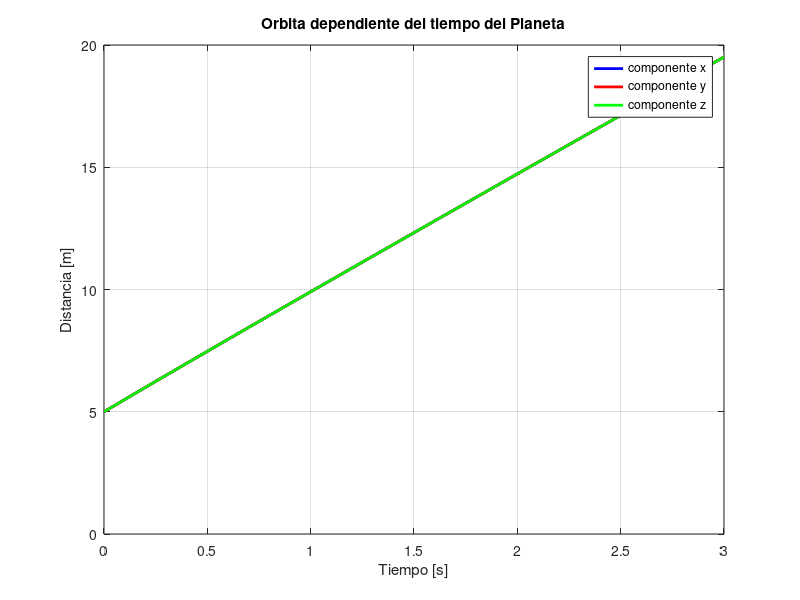
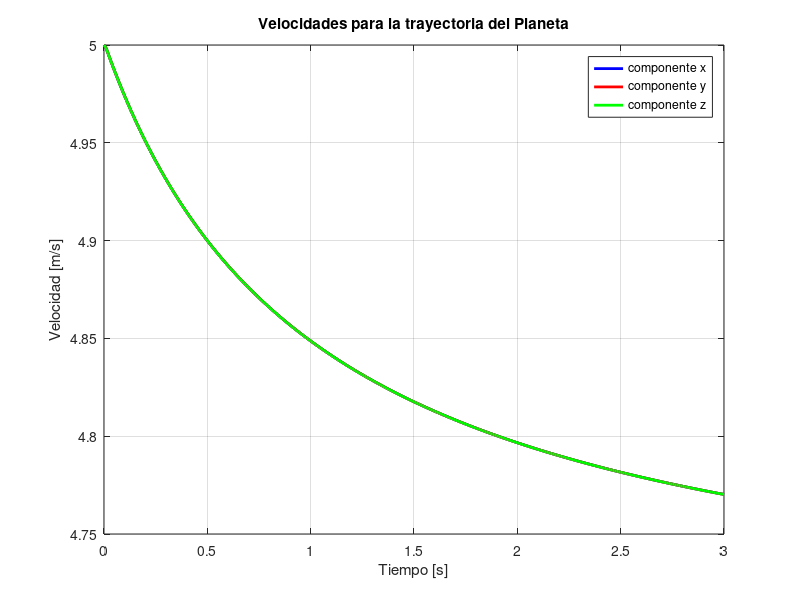
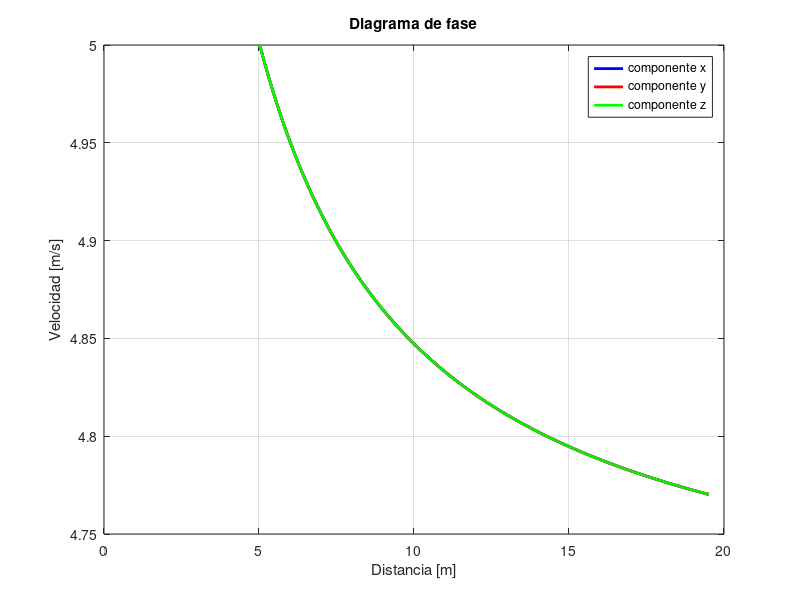
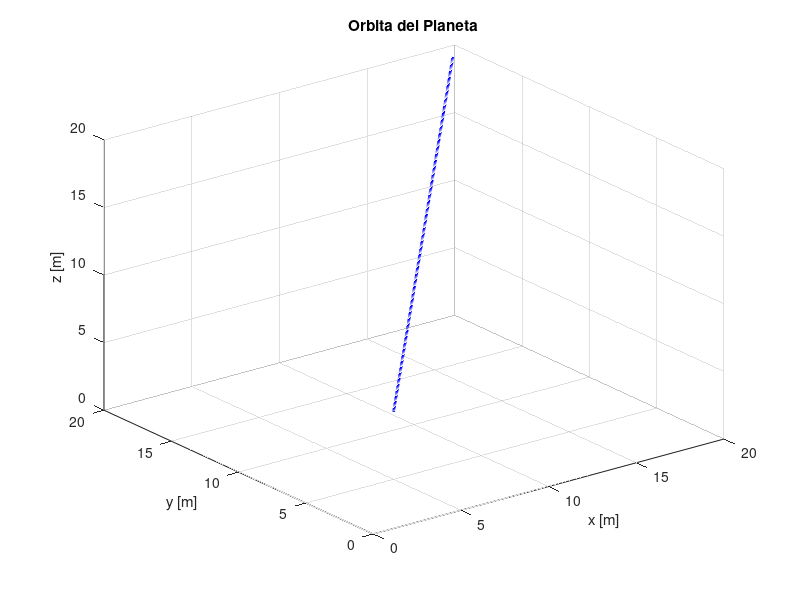

Recreate these plots in MATLAB, in order.
% Tarea 12
% Ecuaciones de Kepler segun el método de Verlet

clear all; close all; clc;
dt = 0.01; ti = 0; tf = 3.0; g = 9.81; m = 0.2;

% Condiciones iniciales

x(1) = input('condición inical x: ');
vx(1)= input('condición inical vx: ');      
y(1) = input('condición inical y: ');
vy(1)= input('condición inical vy: ');      
z(1) = input('condición inical z: ');
vz(1)= input('condición inical vz: ');      

x(2) = x(1) + vx(1)*dt;
y(2) = y(1) + vy(1)*dt;
z(2) = z(1) + vz(1)*dt;

t = ti:dt:tf; N = length(t);

for i = 3:N
  x(i) = 2*x(i-1) - x(i-2) - (4*pi^2*x(i-1)/(x(i-1)^2 + ...
  y(i-1)^2 + z(i-1)^2)^(3/2))*dt^2;
  
  vx(i-1) = (x(i) - x(i-2))/(2*dt);
  
  y(i) = 2*y(i-1) - y(i-2) - (4*pi^2*y(i-1)/(x(i-1)^2 + ...
  y(i-1)^2 + z(i-1)^2)^(3/2))*dt^2;
  vy(i-1) = (y(i) - y(i-2))/(2*dt);
  
  z(i) = 2*z(i-1) - z(i-2) - (4*pi^2*z(i-1)/(x(i-1)^2 + ...
  y(i-1)^2 + z(i-1)^2)^(3/2))*dt^2;
  vz(i-1) = (z(i) - z(i-2))/(2*dt);
end
vx(N) = (x(N) - x(N-1))/(dt); 
vy(N) = (y(N) - y(N-1))/(dt); 
vz(N) = (z(N) - z(N-1))/(dt);


figure(1);clf;
plot(t, x, 'b', 'LineWidth',2 ,... 
t, y,'r','LineWidth', 2,... 
t, z,'g','LineWidth', 2);
grid on;
title('Orbita dependiente del tiempo del Planeta');
legend('componente x','componente y','componente z');
xlabel('Tiempo [s]'); ylabel('Distancia [m]');
print -djpeg -r100 posicionkepler.jpeg;

figure(2);clf;
plot(t, vx, 'b', 'LineWidth',2 ,... 
t, vy,'r','LineWidth', 2,... 
t, vz,'g','LineWidth', 2);
grid on;
title('Velocidades para la trayectoria del Planeta');
legend('componente x','componente y','componente z');
xlabel('Tiempo [s]'); ylabel('Velocidad [m/s]');
print -djpeg -r100 velocidadkepler.jpeg;


figure(3);clf;
plot(x, vx, 'b', 'LineWidth',2 ,... 
y, vy,'r','LineWidth', 2,... 
z, vz,'g','LineWidth', 2);
grid on;
title('Diagrama de fase')
legend('componente x','componente y','componente z')
xlabel('Distancia [m]'); ylabel('Velocidad [m/s]');
print -djpeg -r100 fasekepler.jpeg;

figure(4);clf;
plot3(x, y, z,'b','LineWidth', 2);
grid on;
title('Orbita del Planeta');
xlabel('x [m]');
ylabel('y [m]');
zlabel('z [m]');
print -djpeg -r100 trayectoriakepler.jpeg;